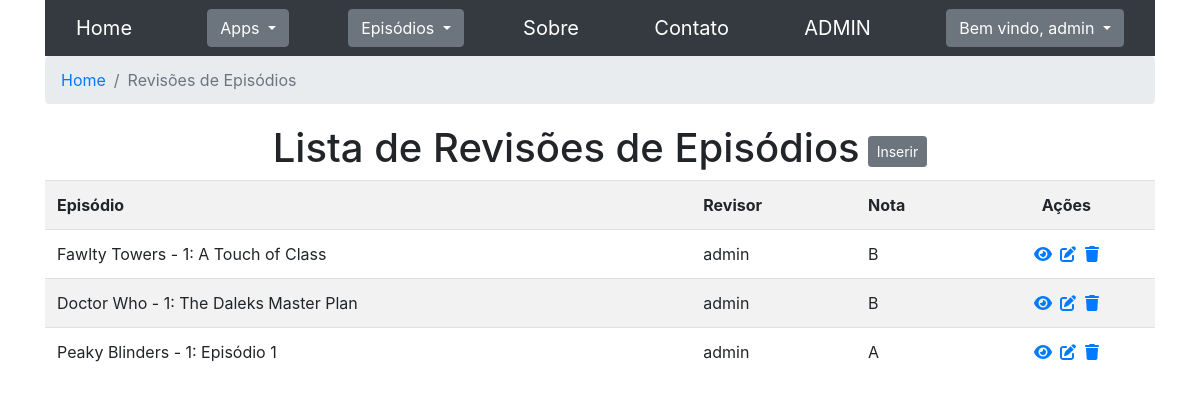
/seriados/reviewepisodios/ (signed in), run on an earlier commit of the app's database.
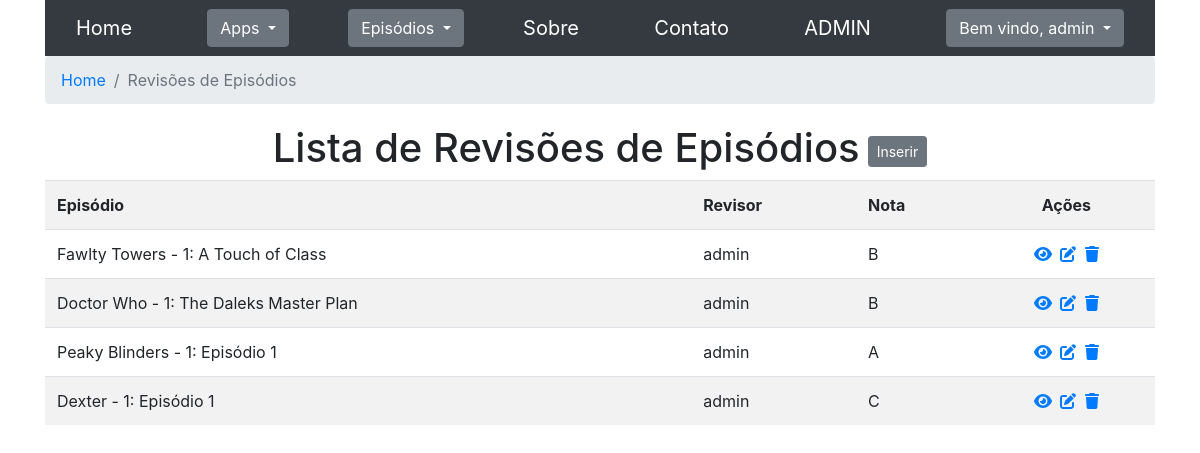
And on a later commit of the database.
### seriados/models.py (models this page shows, shortened)
class ReviewEpisodio(models.Model):
    NOTA_A = 'A'
    NOTA_B = 'B'
    NOTA_C = 'C'
    NOTAS_CHOICES = [
        (NOTA_A, "Excelente"),
        (NOTA_B, "Bom"),
        (NOTA_C, "Ruim"),
    ]
    episodio = models.ForeignKey(Episodio, on_delete=models.CASCADE, verbose_name="Episódio")
    revisor = models.ForeignKey(Revisor, on_delete=models.CASCADE, verbose_name="Revisor")
    nota = models.CharField(
        max_length=1,
        choices=NOTAS_CHOICES,
        default=NOTA_B,
        verbose_name="Nota"
    )
    class Meta:
        verbose_name = "Review do Episódio"
        verbose_name_plural = "Reviews dos Episódios"

class Episodio(models.Model):
    data = models.DateField(verbose_name="Data")
    titulo = models.CharField(max_length=200, verbose_name="Título")
    temporada = models.ForeignKey(Temporada, on_delete=models.CASCADE, verbose_name="Temporada")
    class Meta:
        verbose_name = "Episódio"
        verbose_name_plural = "Episódios"
    def __str__(self):
        nome_serie = self.temporada.serie.nome
        return f"{nome_serie} - {self.temporada.numero}: {self.titulo}"

class Temporada(models.Model):
    numero = models.IntegerField(verbose_name="Número")
    serie = models.ForeignKey(Serie, on_delete=models.CASCADE, verbose_name="Série")
    class Meta:
        verbose_name = "Temporada"
        verbose_name_plural = "Temporadas"

class Serie(models.Model):
    nome = models.CharField(max_length=70, verbose_name="Nome")
    class Meta:
        verbose_name = "Série"
        verbose_name_plural = "Séries"

class Revisor(models.Model):
    user = models.ForeignKey(settings.AUTH_USER_MODEL, on_delete=models.CASCADE, verbose_name="Usuário")
    reviews_episodios = models.ManyToManyField(Episodio, through='ReviewEpisodio', related_name='review', verbose_name="Review do Episódio")
    class Meta:
        verbose_name = "Revisor"
        verbose_name_plural = "Revisores"
    def __str__(self):
        return f"{self.user}"

### seriados/views.py (the view)
# urls.py: path('reviewepisodios/', views.ReviewEpisodioListView.as_view(), name='reviewepisodio_list'),
class ReviewEpisodioListView(LoginRequiredMixin, PermissionRequiredMixin, ListView):
    permission_required = 'seriados.view_reviewepisodio'
    template_name = 'reviewepisodio/reviewepisodio_list.html'
    model = ReviewEpisodio

### seriados/templates/reviewepisodio/reviewepisodio_list.html
{% extends "base.html" %}
{% block content %}
<nav aria-label="breadcrumb">
    <ol class="breadcrumb">
        <li class="breadcrumb-item"><a href="{% url 'seriados:home' %}">Home</a></li>
        <li class="breadcrumb-item active" aria-current="page">Revisões de Episódios</li>
    </ol>
</nav>
<div class="flex-row center">
    <div class="mt-1"><h1>Lista de Revisões de Episódios</h1></div>
    <div class="ml-2">
        <a href="{% url 'seriados:reviewepisodio_insert' %}">
            <h3>
                <button type="button" class="btn btn-secondary btn-sm mt-3">Inserir</button>
            </h3>
        </a>
    </div>
</div>
<table class="table table-hover table-striped">
    <tr>
        <th>Episódio</th>
        <th>Revisor</th>
        <th>Nota</th>
        <th class="text-center">Ações</th>
    </tr>
    {% for object in object_list %}
        <tr>
            <td>{{ object.episodio }}</td>
            <td>{{ object.revisor }}</td>
            <td>{{ object.nota }}</td>
            <td class="text-center"><a href="{% url 'seriados:reviewepisodio_details' pk=object.pk %}"><i class="fa-solid fa-eye" title="Visualizar"></i></a>
            <a href="{% url 'seriados:reviewepisodio_update' pk=object.pk %}"><i class="fa-solid fa-pen-to-square mx-1" title="Editar"></i></a>
            <a href="{% url 'seriados:reviewepisodio_delete' pk=object.pk %}"><i class="fa-solid fa-trash" title="Deletar"></i></a></td>
        </tr>
    {% endfor %}
</table>
{% endblock %}

What changed in the data, as far as the page shows it:
added ReviewEpisodio: episodio "Dexter - 1: Episódio 1", revisor "admin", nota "C"
